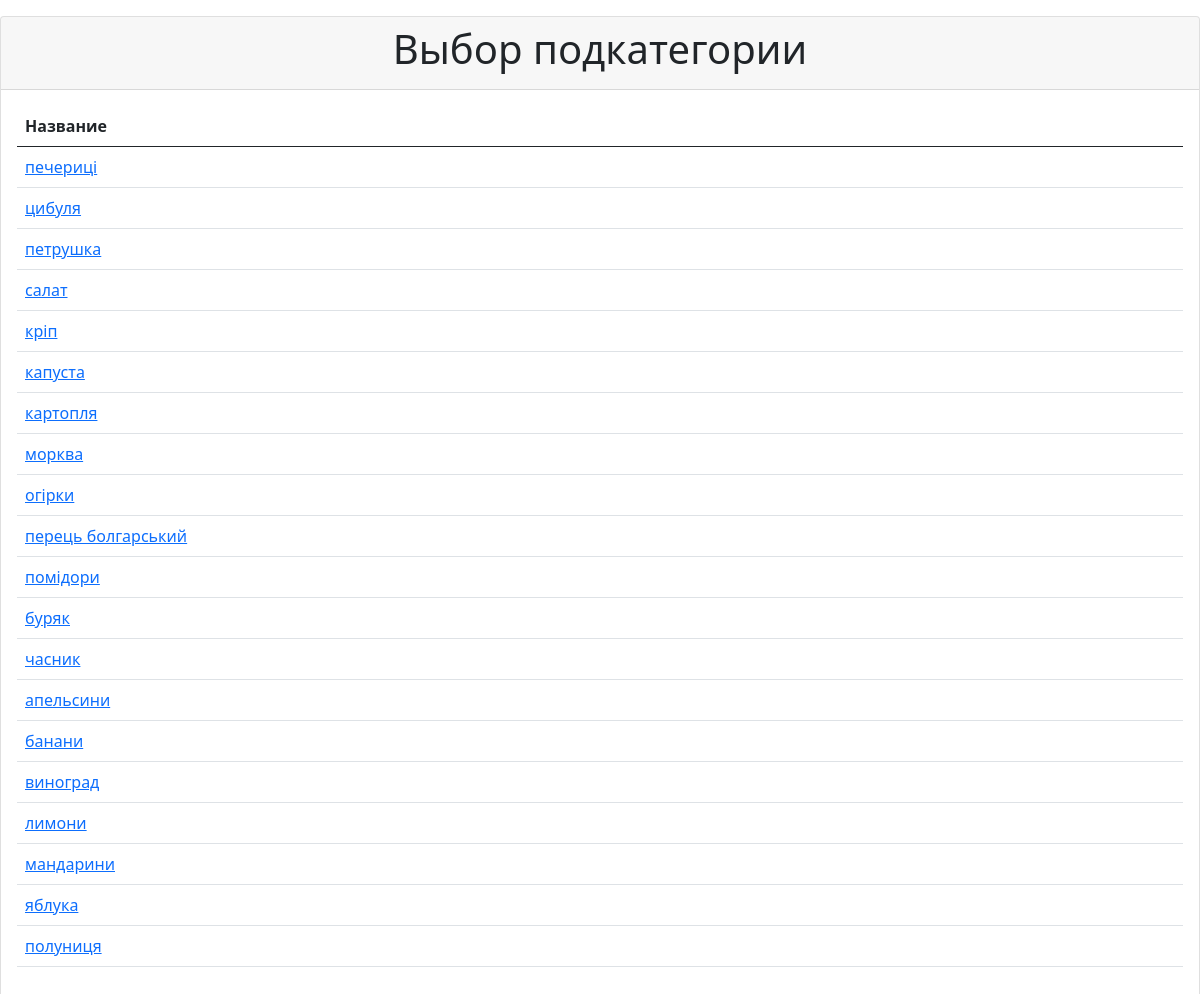
The app's page /subcategories?category_id=8 with its own data.
### tables this page shows
CREATE TABLE Subcategory (
            id INTEGER PRIMARY KEY AUTOINCREMENT,
            category_id INTEGER,
            name TEXT,
            url TEXT,
            FOREIGN KEY (category_id) REFERENCES Category(id)
        );

### app.py (the view)
@app.route("/subcategories")
def subcategories():
    category_id = request.args.get("category_id")
    subcategories = get_subcategories(category_id)
    return render_template("subcategories.html", subcategories=subcategories)

### app.py (called while the page is built)
def get_subcategories(category_id):
    conn = sqlite3.connect(DATABASE)
    cursor = conn.cursor()
    cursor.execute("SELECT * FROM Subcategory WHERE category_id = ?", (category_id,))
    subcategories = cursor.fetchall()
    conn.close()
    return subcategories

### templates/subcategories.html (shortened to what this page needs)
<!DOCTYPE html>
<html>
<head>
    <link href="https://cdn.jsdelivr.net/npm/bootstrap@5.0.2/dist/css/bootstrap.min.css" rel="stylesheet">
</head>
<body>
    <div id="main">
    <div class="card">
        <div class="card-header">
            <h1 class="text-center">Выбор подкатегории</h1>
        </div>
        <div class="card-content">
            <div class="card-body">
                <div class="table-responsive">
                    <table class="table table-hover">
                        <thead>
                            <tr>
                                <th>Название</th>
                            </tr>
                        </thead>
                        <tbody>
                            {% for subcategory in subcategories %}
                            <tr>
                                <td><a href="/products?subcategory_id={{ subcategory[0] }}">{{ subcategory[2] }}</a></td>
                            </tr>
                            {% endfor %}
                        </tbody>
                </div>
            </div>
        </div>
</body>
</html>

### records on screen
Subcategory: name "печериці"
Subcategory: name "цибуля"
Subcategory: name "петрушка"
Subcategory: name "салат"
Subcategory: name "кріп"
Subcategory: name "капуста"
Subcategory: name "картопля"
Subcategory: name "морква"
Subcategory: name "огірки"
Subcategory: name "перець болгарський"
Subcategory: name "помідори"
Subcategory: name "буряк"
Subcategory: name "часник"
Subcategory: name "апельсини"
Subcategory: name "банани"
Subcategory: name "виноград"
Subcategory: name "лимони"
Subcategory: name "мандарини"
Subcategory: name "яблука"
Subcategory: name "полуниця"
